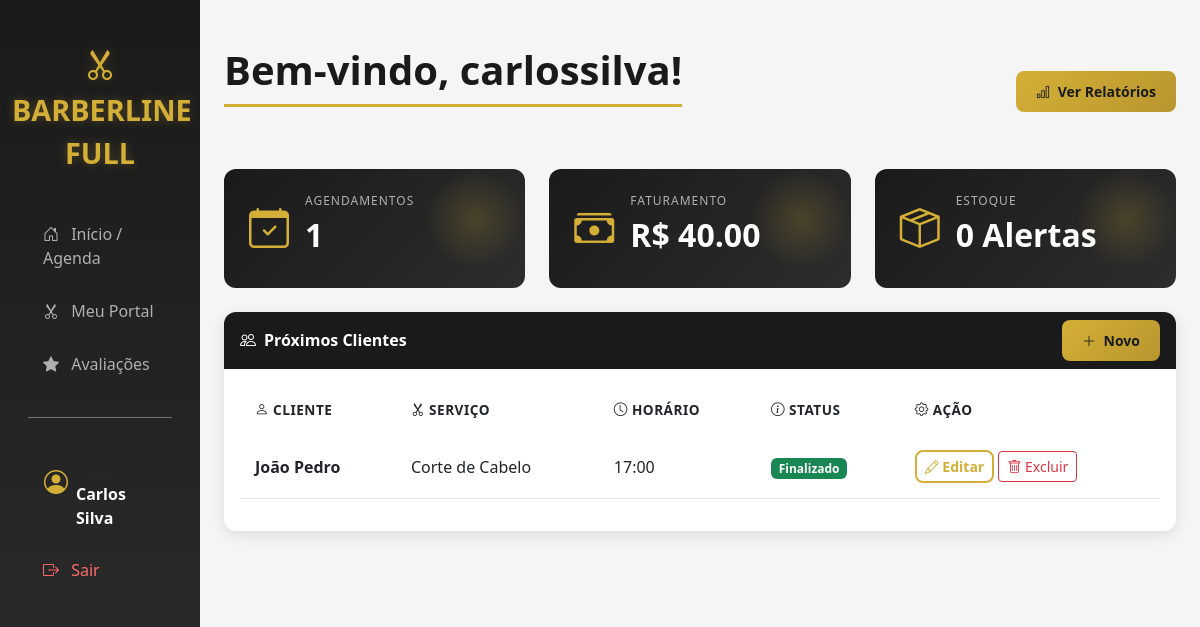
The app's page / (signed in) with its own data.
### usuarios/models.py (models this page shows, shortened)
class Usuario(AbstractUser):
    class Tipo(models.TextChoices):
        ADMIN = 'ADMIN', 'Administrador'
        BARBEIRO = 'BARBEIRO', 'Barbeiro'
        CLIENTE = 'CLIENTE', 'Cliente'
    tipo = models.CharField(
        max_length=20,
        choices=Tipo.choices,
        default=Tipo.CLIENTE
    )
    telefone = models.CharField(max_length=15, blank=True, null=True)

### agendamentos/models.py (models this page shows, shortened)
class Agendamento(models.Model):
    STATUS_CHOICES = [
        ('agendado', 'Agendado'),
        ('confirmado', 'Confirmado'),
        ('em_andamento', 'Em Andamento'),
        ('finalizado', 'Finalizado'),
        ('cancelado', 'Cancelado'),
    ]
    cliente = models.ForeignKey(
        settings.AUTH_USER_MODEL,
        on_delete=models.CASCADE,
        related_name='agendamentos_cliente'
    )
    barbeiro = models.ForeignKey(
        settings.AUTH_USER_MODEL,
        on_delete=models.CASCADE,
        related_name='agendamentos_barbeiro'
    )
    servico = models.ForeignKey(
        Servico,
        on_delete=models.CASCADE
    )
    data_hora = models.DateTimeField()
    status = models.CharField(
        max_length=20,
        choices=STATUS_CHOICES,
        default='agendado'
    )
    observacoes = models.TextField(blank=True, null=True)
    finalizado = models.BooleanField(default=False)

### core/models.py (models this page shows, shortened)
class Servico(models.Model):
    nome = models.CharField(max_length=100)
    descricao = models.TextField(blank=True, null=True)
    preco = models.DecimalField(max_digits=10, decimal_places=2)
    duracao_minutos = models.IntegerField(default=30)

### agendamentos/views.py (the view)
# urls.py: path('', dashboard_barbeiro, name='index'),
@login_required
def dashboard_barbeiro(request):
    agenda = Agendamento.objects.all().order_by('data_hora')
    total_agendamentos = agenda.count()
    faturamento = sum(item.servico.preco for item in agenda if item.finalizado)
    alertas_estoque = Produto.objects.filter(quantidade__lte=5).count()
    context = {
        'agenda': agenda,
        'total_agendamentos': total_agendamentos,
        'faturamento': faturamento,
        'alertas_estoque': alertas_estoque,
    }
    return render(request, 'dashboard.html', context)

### templates/dashboard.html (shortened to what this page needs)
{% extends 'base.html' %}
{% block content %}
<div class="d-flex justify-content-between flex-wrap flex-md-nowrap align-items-center pt-3 pb-2 mb-4">
    <h1 class="page-header">Bem-vindo, {{ user.username }}!</h1>
    <div class="btn-toolbar mb-2 mb-md-0">
        <a href="{% url 'relatorios' %}" class="btn btn-gold btn-sm">
            <i class="bi bi-bar-chart me-1"></i> Ver Relatórios
        </a>
    </div>
</div>
<div class="row mb-4">
    <div class="col-md-4">
        <div class="stat-card">
            <div class="d-flex align-items-center">
                <i class="bi bi-calendar-check stat-icon me-3"></i>
                <div>
                    <h6>Agendamentos</h6>
                    <h3>{{ total_agendamentos }}</h3>
                </div>
            </div>
        </div>
    </div>
    <div class="col-md-4">
        <div class="stat-card">
            <div class="d-flex align-items-center">
                <i class="bi bi-cash-stack stat-icon me-3"></i>
                <div>
                    <h6>Faturamento</h6>
                    <h3>R$ {{ faturamento }}</h3>
                </div>
            </div>
        </div>
    </div>
    <div class="col-md-4">
        <div class="stat-card">
            <div class="d-flex align-items-center">
                <i class="bi bi-box-seam stat-icon me-3"></i>
                <div>
                    <h6>Estoque</h6>
                    <h3>{{ alertas_estoque }} Alertas</h3>
                </div>
            </div>
        </div>
    </div>
</div>
<div class="card">
    <div class="card-header d-flex justify-content-between align-items-center">
        <span><i class="bi bi-people me-2"></i>Próximos Clientes</span>
        <a href="{% url 'novo_agendamento' %}" class="btn btn-gold btn-sm">
            <i class="bi bi-plus-lg me-1"></i> Novo
        </a>
    </div>
    <div class="card-body">
        <div class="table-responsive">
            <table class="table table-hover">
                <thead>
                    <tr>
                        <th><i class="bi bi-person me-1"></i>Cliente</th>
                        <th><i class="bi bi-scissors me-1"></i>Serviço</th>
                        <th><i class="bi bi-clock me-1"></i>Horário</th>
                        <th><i class="bi bi-info-circle me-1"></i>Status</th>
                        <th><i class="bi bi-gear me-1"></i>Ação</th>
                    </tr>
                </thead>
                <tbody>
                    {% for item in agenda %}
                    <tr>
                        <td><strong>{{ item.cliente.first_name }} {{ item.cliente.last_name }}</strong></td>
                        <td>{{ item.servico.nome }}</td>
                        <td>{{ item.data_hora|date:"H:i" }}</td>
                        <td>
                            <span class="badge
                                {% if item.status == 'agendado' %}bg-primary
                                {% elif item.status == 'confirmado' %}bg-info
                                {% elif item.status == 'em_andamento' %}bg-warning
                                {% elif item.status == 'finalizado' %}bg-success
                                {% elif item.status == 'cancelado' %}bg-danger{% endif %}">
                                {{ item.get_status_display }}
                            </span>
                        </td>
                        <td>
                            <a href="{% url 'editar_agendamento' item.id %}" class="btn btn-sm btn-outline-gold">
                                <i class="bi bi-pencil"></i> Editar
                            </a>
                            <a href="{% url 'excluir_agendamento' item.id %}" class="btn btn-sm btn-outline-danger" onclick="return confirm('Tem certeza que deseja excluir este agendamento?')">
                                <i class="bi bi-trash"></i> Excluir
                            </a>
                        </td>
                    </tr>
                    {% endfor %}
                </tbody>
            </table>
        </div>
    </div>
</div>
{% endblock %}

### templates/base.html (shortened to what this page needs)
<!DOCTYPE html>
<html lang="pt-br">
<head>
    <link href="https://cdn.jsdelivr.net/npm/bootstrap@5.3.0/dist/css/bootstrap.min.css" rel="stylesheet">
    <link rel="stylesheet" href="https://cdn.jsdelivr.net/npm/bootstrap-icons@1.11.0/font/bootstrap-icons.css">
</head>
<body>
    <div class="container-fluid">
        <div class="row">
            <nav class="col-md-3 col-lg-2 d-md-block sidebar collapse show">
                <div class="position-sticky">
                    <div class="brand mb-3">
                        <i class="bi bi-scissors"></i><br>
                        BARBERLINE FULL
                    </div>
                    <div class="nav flex-column px-3">
                        <a href="{% url 'dashboard' %}" class="nav-link {% if request.resolver_match.url_name == 'dashboard' %}active{% endif %}">
                            <i class="bi bi-house-door me-2"></i> Início / Agenda
                        </a>
                        {% if user.tipo == 'BARBEIRO' %}
                            <a href="{% url 'portal_barbeiro' %}" class="nav-link {% if request.resolver_match.url_name == 'portal_barbeiro' %}active{% endif %}">
                                <i class="bi bi-scissors me-2"></i> Meu Portal
                            </a>
                            <a href="{% url 'avaliacoes' %}" class="nav-link {% if request.resolver_match.url_name == 'avaliacoes' %}active{% endif %}">
                                <i class="bi bi-star-fill me-2"></i> Avaliações
                            </a>
                        {% endif %}
                        <div class="mt-4 pt-3 border-top border-secondary">
                            <div class="d-flex align-items-center px-3 mb-3">
                                <i class="bi bi-person-circle fs-4 icon-gold me-2"></i>
                                <div>
                                    <small class="text-muted">Logado como</small>
                                    <div class="fw-bold">{{ user.first_name }} {{ user.last_name }}</div>
                                </div>
                            </div>
                            <form method="post" action="{% url 'logout' %}" style="display:inline;">
                                <button type="submit" class="nav-link logout-btn" style="background:none; border:none; cursor:pointer; width:100%; text-align:left;">
                                    <i class="bi bi-box-arrow-right me-2"></i> Sair
                                </button>
                            </form>
                        </div>
                    </div>
                </div>
            </nav>
            <main class="col-md-9 ms-sm-auto col-lg-10 px-md-4 main-content">
                {% block content %}{% endblock %}
            </main>
        </div>
    </div>
</body>
</html>

### templates/base.html (style rules this page uses)
:root { --primary-black: #1a1a1a; --secondary-black: #2d2d2d; --dark-gray: #404040; --light-gray: #f5f5f5; --white: #ffffff; --gold: #d4af37; --gold-light: #e8c547; --gold-dark: #b8962e; }
body { background-color: var(--light-gray); font-family: 'Segoe UI', Tahoma, Geneva, Verdana, sans-serif; }
.sidebar { min-height: 100vh; background: linear-gradient(180deg, var(--primary-black) 0%, var(--secondary-black) 100%); color: var(--white); padding-top: 20px; box-shadow: 4px 0 15px rgba(0,0,0,0.3); }
.nav-link { color: #b0b0b0; margin-bottom: 5px; transition: all 0.3s ease; border-radius: 8px; padding: 12px 15px; font-weight: 500; }
.brand { color: var(--gold); font-size: 1.8rem; font-weight: 700; text-align: center; padding: 20px 0; text-shadow: 0 0 10px rgba(212, 175, 55, 0.3); }
.brand i { font-size: 2rem; }
.card { border: none; border-radius: 12px; box-shadow: 0 4px 15px rgba(0,0,0,0.1); transition: transform 0.3s ease, box-shadow 0.3s ease; }
.card-header { background: var(--primary-black); color: var(--white); border-radius: 12px 12px 0 0 !important; font-weight: 600; border: none; }
.btn-gold { background: linear-gradient(135deg, var(--gold) 0%, var(--gold-dark) 100%); color: var(--primary-black); border: none; font-weight: 600; padding: 10px 20px; border-radius: 8px; transition: all 0.3s ease; }
.btn-outline-gold { border: 2px solid var(--gold); color: var(--gold); background: transparent; font-weight: 600; border-radius: 8px; transition: all 0.3s ease; }
.table thead { background: var(--primary-black); color: var(--white); }
.table th { border: none; padding: 15px; font-weight: 600; text-transform: uppercase; font-size: 0.85rem; letter-spacing: 0.5px; }
.table td { padding: 15px; vertical-align: middle; border-color: #e8e8e8; }
.icon-gold { color: var(--gold); }
h1, h2, h3, h4, h5 { color: var(--primary-black); font-weight: 700; }
.page-header { color: var(--primary-black); border-bottom: 3px solid var(--gold); padding-bottom: 10px; margin-bottom: 30px; }
.stat-card { background: linear-gradient(135deg, var(--primary-black) 0%, var(--secondary-black) 100%); color: var(--white); border-radius: 12px; padding: 25px; position: relative; overflow: hidden; }
.stat-card::before { content: ''; position: absolute; top: 0; right: 0; width: 100px; height: 100px; background: radial-gradient(circle, rgba(212,175,55,0.2) 0%, transparent 70%); }
.stat-card .stat-icon { font-size: 2.5rem; color: var(--gold); }
.stat-card h3 { color: var(--white); font-size: 2rem; font-weight: 700; }
.stat-card h6 { color: #b0b0b0; text-transform: uppercase; font-size: 0.75rem; letter-spacing: 1px; }
.logout-btn { color: #ff6b6b !important; }
.main-content { padding: 30px; background: var(--light-gray); min-height: 100vh; }

### records on screen
Usuario: first_name "Carlos", last_name "Silva", username "carlossilva"
Agendamento: cliente.first_name "João", cliente.last_name "Pedro", servico.nome "Corte de Cabelo", data_hora "17:00", status "Finalizado"

### other values on screen
{{ total_agendamentos }} "1"
{{ faturamento }} "40.00"
{{ alertas_estoque }} "0"
